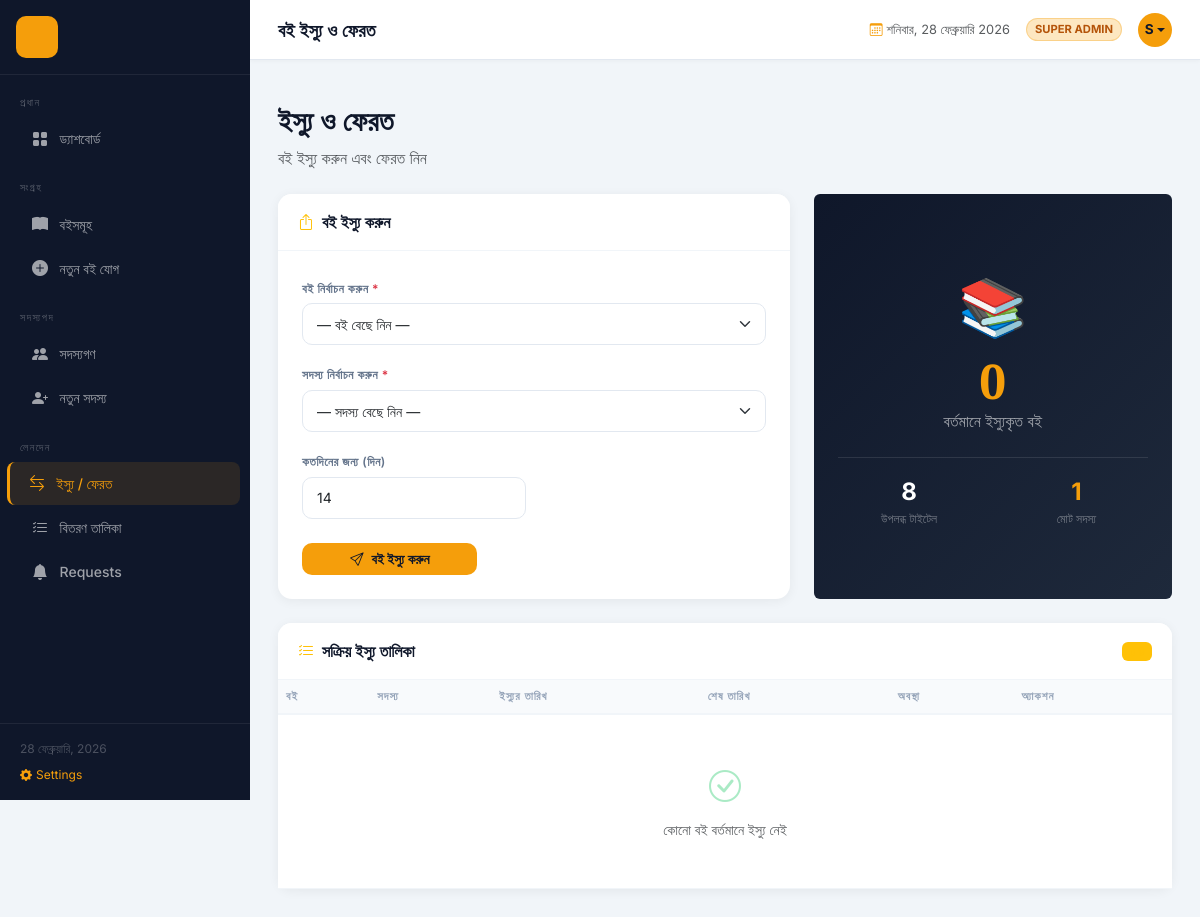
The app's page /borrow (signed in), older data.
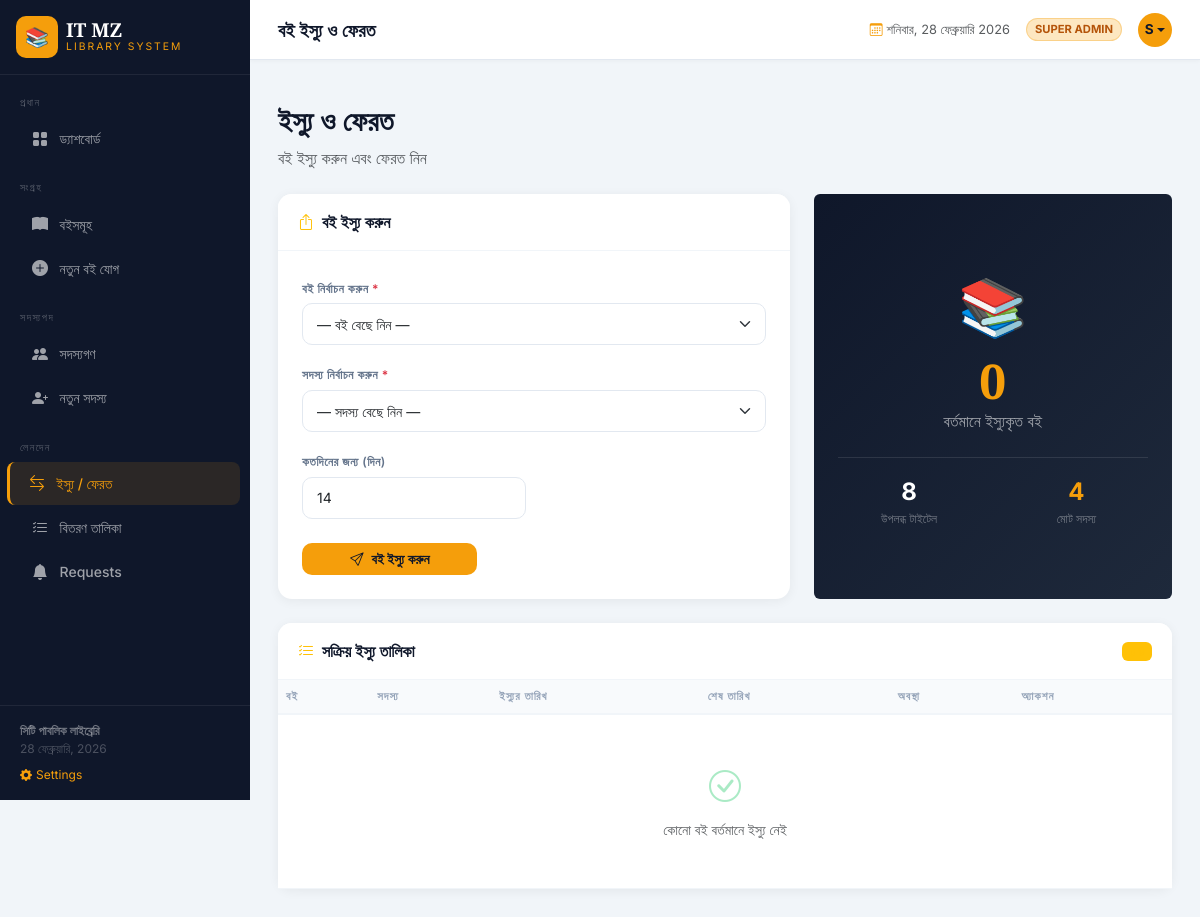
The same page, newer data.
### tables this page shows
CREATE TABLE settings (
        key TEXT PRIMARY KEY,
        value TEXT
    );

### app.py (the view, shortened to what this page needs)
@app.route('/borrow', methods=['GET', 'POST'])
@admin_required
def borrow():
    conn = get_db()
    books_list   = conn.execute('SELECT * FROM books WHERE available_copies > 0 ORDER BY title').fetchall()
    members_list = conn.execute('SELECT * FROM members WHERE active=1 ORDER BY name').fetchall()
    borrowings   = conn.execute("""
        SELECT br.*, b.title, b.cover_color, m.name as member_name
        FROM borrowings br JOIN books b ON br.book_id=b.id JOIN members m ON br.member_id=m.id
        WHERE br.status='borrowed' ORDER BY br.borrow_date DESC
    """).fetchall()
    conn.close()
    return render_template('borrow.html', books=books_list, members=members_list, borrowings=borrowings)

### app.py (called while the page is built)
def admin_required(f):
    @wraps(f)
    def decorated(*args, **kwargs):
        if not session.get('logged_in'):
            flash('এই পেজটি দেখতে লগইন করুন।', 'info')
            return redirect(url_for('login', next=request.path))
        if not session.get('is_admin'):
            flash('এই কাজটি করার অনুমতি আপনার নেই।', 'error')
            return redirect(url_for('books'))
        return f(*args, **kwargs)
    return decorated

def get_db():
    conn = sqlite3.connect(DB_PATH)
    conn.row_factory = sqlite3.Row
    return conn

def get_settings():
    conn = get_db()
    rows = conn.execute('SELECT key, value FROM settings').fetchall()
    conn.close()
    return {row['key']: row['value'] for row in rows}

@app.context_processor
def inject_settings():
    return dict(site=get_settings())

### templates/borrow.html (shortened to what the changed rows need)
{% extends 'base.html' %}
{% block content %}
<div class="d-flex justify-content-between align-items-start mb-4 page-header">
    <div><h1>ইস্যু ও ফেরত</h1><p class="text-muted mb-0">বই ইস্যু করুন এবং ফেরত নিন</p></div>
</div>
<div class="row g-4 mb-4">
    <div class="col-lg-5">
        <div class="card h-100 border-0 text-white" style="background:linear-gradient(135deg,#0f172a,#1e293b)">
            <div class="card-body d-flex flex-column justify-content-center align-items-center text-center p-4">
                <div class="border-top w-100 pt-3" style="border-color:rgba(255,255,255,.1)!important">
                    <div class="row text-center">
                        <div class="col">
                            <div style="font-size:1.5rem;font-weight:700;color:var(--gold)">{{ members|length }}</div>
                            <div style="font-size:.75rem;color:rgba(255,255,255,.4)">মোট সদস্য</div>
                        </div>
                    </div>
                </div>
            </div>
        </div>
    </div>
</div>
<div class="card content-card">
    <div class="card-body p-0">
        <div class="table-responsive">
            <table class="table mb-0">
                <thead><tr><th>বই</th><th>সদস্য</th><th>ইস্যুর তারিখ</th><th>শেষ তারিখ</th><th>অবস্থা</th><th>অ্যাকশন</th></tr></thead>
            </table>
        </div>
    </div>
</div>
{% endblock %}

### templates/base.html (shortened to what the changed rows need)
<!DOCTYPE html>
<html lang="bn">
<head>
    <link href="https://cdnjs.cloudflare.com/ajax/libs/bootstrap/5.3.2/css/bootstrap.min.css" rel="stylesheet">
    <link href="https://cdnjs.cloudflare.com/ajax/libs/bootstrap-icons/1.11.3/font/bootstrap-icons.min.css" rel="stylesheet">
</head>
<body>
<nav id="sidebar">
    <div class="sidebar-brand d-flex align-items-center gap-2 p-3 border-bottom" style="border-color:rgba(255,255,255,.07)!important">
        <div class="brand-icon" style="overflow:hidden">
            {% if site.logo_type == 'image' %}
            <img src="{{ site.library_logo }}" style="width:100%;height:100%;object-fit:cover;border-radius:10px" alt="logo">
            {% else %}
            {{ site.library_logo }}
            {% endif %}
        </div>
        <div>
            <div class="brand-name">{{ site.library_name }}</div>
            <div class="brand-sub">{{ site.library_tagline }}</div>
        </div>
    </div>
    <div class="sidebar-nav flex-grow-1 py-2">
        <div class="nav-section">প্রধান</div>
        {% if session.get("is_admin") %}
        <a href="{{ url_for('dashboard') }}" class="nav-link {% if request.endpoint=='dashboard' %}active{% endif %}"><i class="bi bi-grid-fill"></i> ড্যাশবোর্ড</a>
        {% endif %}
        <div class="nav-section mt-2">সংগ্রহ</div>
        <a href="{{ url_for('books') }}" class="nav-link {% if request.endpoint=='books' %}active{% endif %}"><i class="bi bi-book-fill"></i> বইসমূহ</a>
        {% if session.get("is_admin") %}
        <a href="{{ url_for('add_book') }}" class="nav-link {% if request.endpoint=='add_book' %}active{% endif %}"><i class="bi bi-plus-circle-fill"></i> নতুন বই যোগ</a>
        <div class="nav-section mt-2">সদস্যপদ</div>
        <a href="{{ url_for('members') }}" class="nav-link {% if request.endpoint=='members' %}active{% endif %}"><i class="bi bi-people-fill"></i> সদস্যগণ</a>
        <a href="{{ url_for('add_member') }}" class="nav-link {% if request.endpoint=='add_member' %}active{% endif %}"><i class="bi bi-person-plus-fill"></i> নতুন সদস্য</a>
        <div class="nav-section mt-2">লেনদেন</div>
        <a href="{{ url_for('borrow') }}" class="nav-link {% if request.endpoint=='borrow' %}active{% endif %}"><i class="bi bi-arrow-left-right"></i> ইস্যু / ফেরত</a>
        <a href="{{ url_for('issued_books') }}" class="nav-link {% if request.endpoint=='issued_books' %}active{% endif %}"><i class="bi bi-list-check"></i> বিতরণ তালিকা</a>
        <a href="{{ url_for('requests_list') }}" class="nav-link {% if request.endpoint=='requests_list' %}active{% endif %}"><i class="bi bi-bell-fill"></i> Requests</a>
        {% endif %}
    </div>
    <div class="sidebar-footer">
    <div class="fw-semibold" style="color:rgba(255,255,255,.4)">{{ site.library_footer }}</div>
    <div id="sidebar-date"></div>
    {% if session.get('is_super') %}
    <a href="{{ url_for('settings') }}" class="d-block mt-2" style="color:var(--gold);font-size:.75rem;text-decoration:none">
        <i class="bi bi-gear-fill me-1"></i>Settings
    </a>
    {% endif %}
</div>
</nav>
<div id="main">
    <div class="page-body">{% block content %}{% endblock %}</div>
</div>
</body>
</html>

Row changes from the older to the newer data that the page shows:
added settings: library_name "IT MZ"
added settings: library_tagline "LIBRARY SYSTEM"
added settings: library_footer "সিটি পাবলিক লাইব্রেরি"
Text that changed along with them:
{{ site.library_logo }}: (not shown) → "📚"
{{ members|length }}: "1" → "4"
